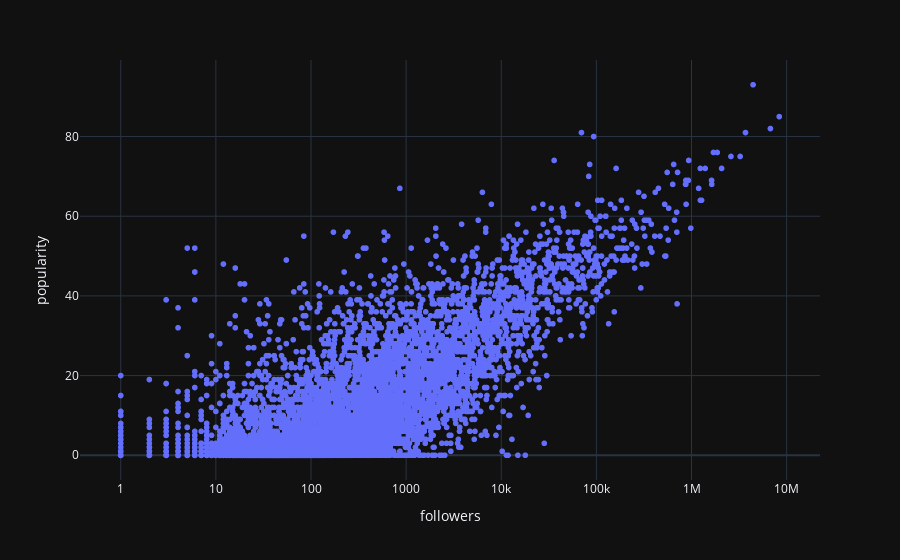

The cell this chart's notebook holds for it:
### Markdown cell above
## Relationship between followers and popularity

### Code cell
tmpData=artists.sample(10000);
fig=px.scatter(tmpData,x="followers",y="popularity",hover_name=tmpData["name"], log_x=True)#
fig.show()

### Figure 1 — Plotly figure (JSON) as saved in the notebook; plotly's stock layout.template omitted (floating-point values rounded to 4 significant figures; data arrays with more than 128 entries replaced by an {"elided": "..."} marker saying what was removed)
{"data": [{"hovertemplate": "<b>%{hovertext}</b><br><br>followers=%{x}<br>popularity=%{y}<extra></extra>", "hovertext": {"elided": "10000 str values"}, "legendgroup": "", "marker": {"color": "#636efa", "symbol": "circle"}, "mode": "markers", "name": "", "showlegend": false, "x": {"elided": "10000 float values"}, "xaxis": "x", "y": {"elided": "10000 int values"}, "yaxis": "y", "type": "scattergl"}], "layout": {"xaxis": {"anchor": "y", "domain": [0.0, 1.0], "title": {"text": "followers"}, "type": "log"}, "yaxis": {"anchor": "x", "domain": [0.0, 1.0], "title": {"text": "popularity"}}, "legend": {"tracegroupgap": 0}, "margin": {"t": 60}}}
